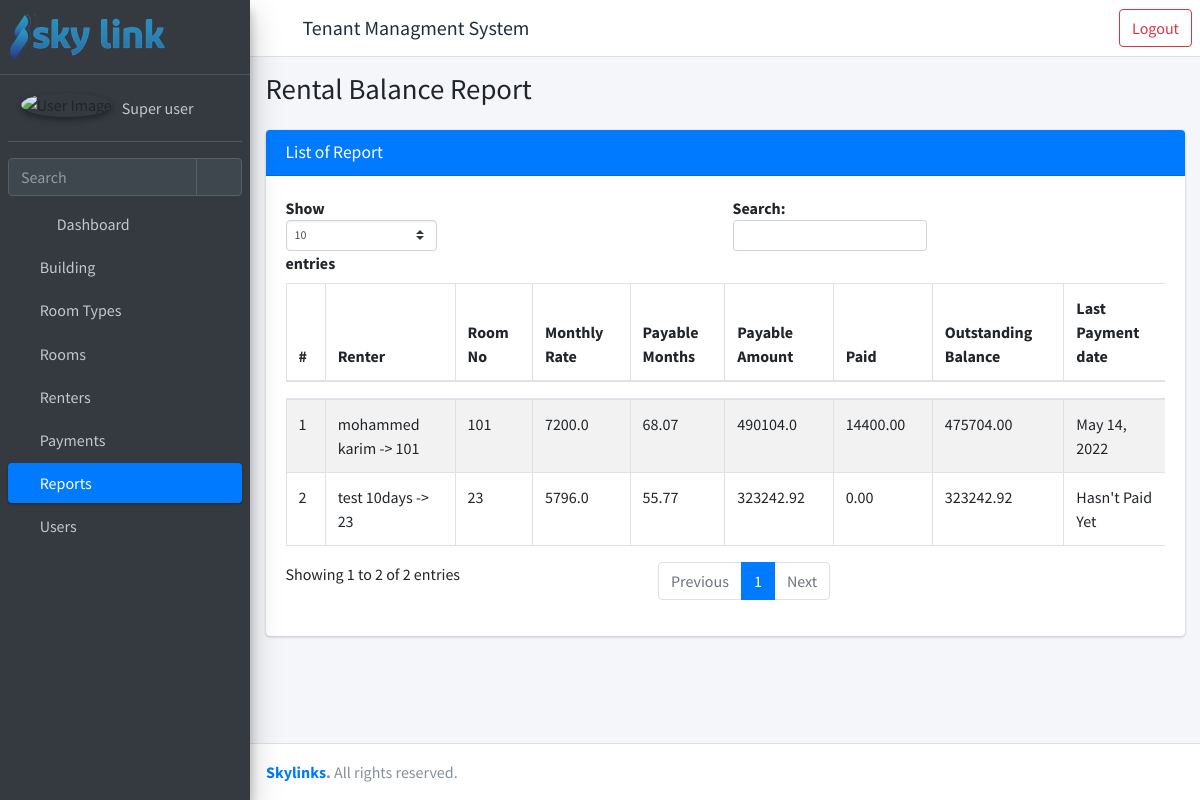
Before: /building/1/list-report/ (signed in) with the older database file.
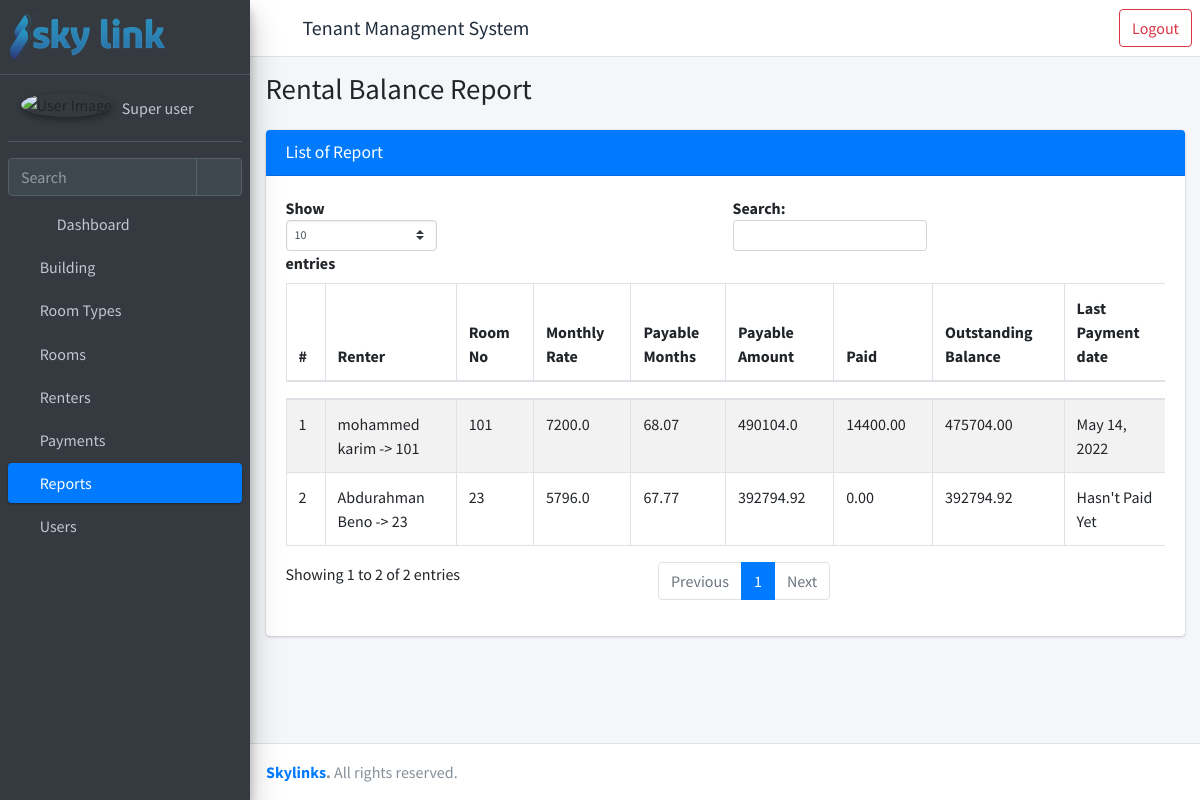
After: the same page with the newer database file.
### rent/models.py (models this page shows, shortened)
class Report(models.Model):
    renter = models.ForeignKey("rent.Renter", verbose_name=_("Invoice No."), on_delete=models.CASCADE)
    payable_month = models.DecimalField(_("Payable Month"), max_digits=20, decimal_places=2, default=0)
    payable_amount = models.DecimalField(_("Payable Amount"), max_digits=10, decimal_places=2, default=0)
    total_paid = models.DecimalField(_("Total Paid"), max_digits=10, decimal_places=2, default=0, editable=False)
    def total_paid_calculator(self) -> Decimal:
        amount = self.payment_set.all().aggregate(Sum('amount'))
        if amount.get('amount__sum') is None:
            return Decimal(0)
        return amount.get('amount__sum') + self.renter.deposited_amount
    @property
    def monthly_rate(self) -> float:
        return float(self.renter.room.total_price)
    @property
    def payable_months_value(self) -> float:
        date= rel(timezone.localtime().now(), self.renter.date_admitted)
        year=date.years
        months = date.months
        days = date.days
        total_months = (year*12)+(months)+(days/30)
        return round(total_months,2)
    @property
    def payable_amount_value(self):
        return round(self.payable_months_value * self.monthly_rate, 2)
    @property
    def outstanding_balance(self):
        return round(self.payable_amount - self.total_paid, 2)
    @property
    def last_paid_date(self):
        queryset = self.payment_set.all().order_by("-created_date")
        if queryset :
            return queryset[0].paid_date
        else:
            return "Hasn't Paid Yet"
    def save(self):
        self.payable_month = self.payable_months_value
        self.payable_amount = self.payable_amount_value
        self.total_paid = self.total_paid_calculator()
        return super().save()

class Renter(models.Model) :
    first_name = models.CharField(_("First Name"), max_length=30)
    last_name = models.CharField(_("Last Name"), max_length=30)
    phone = models.CharField(_("Phone number"), max_length=30)
    id_no = models.CharField(_("ID No."), max_length=50)
    deposited_amount = models.DecimalField(_("Deposited Amount"), max_digits=15, decimal_places=2, default=0)
    date_admitted = models.DateField(_("Date Admitted"), default=timezone.now)
    room = models.ForeignKey("rent.Room", verbose_name=_("Room"), on_delete=models.PROTECT, related_name="rents")
    chat_id = models.CharField(_("Chat ID"), max_length=50 ,default= 0)
    is_rented = models.BooleanField(_("Is Rented"), default=True)
    date_left = models.DateField(_("Date Field"), blank=True, null=True)
    created_by = models.ForeignKey(settings.AUTH_USER_MODEL, verbose_name=_("Created By"), on_delete=models.PROTECT, related_name="created_by_renter")
    created_date = models.DateTimeField(_("Created Date"), auto_now_add=True)
    updated_by = models.ForeignKey(settings.AUTH_USER_MODEL, verbose_name=_("Updated By"), on_delete=models.PROTECT, related_name="updated_by_renter")
    updated_date = models.DateTimeField(_("Updated Date"), auto_now=True)
    def full_name(self) -> str:
        return self.first_name + ' ' + self.last_name
    def __str__(self) -> str:
        return self.full_name() + f' -> {self.room}'

class Room(models.Model):
    building = models.ForeignKey("rent.Building", verbose_name=_("Building"), on_delete=models.PROTECT)
    floor_no = models.PositiveIntegerField(_("Floor No."))
    room_type = models.ForeignKey("rent.RoomType", verbose_name=_("Room Type"), on_delete=models.PROTECT)
    room_no = models.CharField(_("Room No."),max_length=10)
    width = models.DecimalField(_("Room Width"), max_digits=5, decimal_places=2, blank=True, null=True)
    length = models.DecimalField(_("Room Length"), max_digits=5, decimal_places=2, blank=True, null= True)
    area = models.DecimalField(_("Area"), max_digits=10, decimal_places=2)
    price_msq = models.DecimalField(_("Price per MSq"), max_digits=10, decimal_places=2)
    status = models.CharField(_("Status"), max_length=50, choices=STATUS_CHOICES, default="vacant")
    total_price = models.DecimalField(_("Total Price"), max_digits=10, decimal_places=2)
    is_active = models.BooleanField(default=True)
    created_by = models.ForeignKey(settings.AUTH_USER_MODEL, verbose_name=_("Created By"), on_delete=models.PROTECT, related_name="created_by_room")
    created_date = models.DateTimeField(_("Created Date"), auto_now_add=True)
    updated_by = models.ForeignKey(settings.AUTH_USER_MODEL, verbose_name=_("Updated By"), on_delete=models.PROTECT, related_name="updated_by_room")
    updated_date = models.DateTimeField(_("Updated Date"), auto_now=True)
    def __str__(self) -> str:
        return self.room_no

### rent/views.py (the view)
# urls.py: path("building/<int:pk>/list-report/", views.ReportListView.as_view(), name= "list-reports"),
class ReportListView(LoginRequiredMixin, ReportViewPermissionMixin, ListView):
    model = Report
    template_name = "rent/list-report.html"
    def get_context_data(self, **kwargs):
        context = super().get_context_data(**kwargs)
        context["title"] = " Rental Balance Report"
        context["open"] = "report"
        context['obj_model'] = "report"
        return {**context, **permissions(self.request)}
    def get_queryset(self):
        querset = Report.objects.filter(renter__room__building__id=self.kwargs.get('pk'))
        for object in querset.filter(renter__is_rented = True ):
            object.save() # make this using crone jobs
        return querset

### templates/rent/list-report.html (shortened to what this page needs)
{% extends 'rent/homepage.html' %}
{% load static %}
{% block main_page %}
<div class="content">
    <div class="container-fluid">
        <div class="card">
            <div class="card-header bg-primary">
                <h3 class="card-title ">List of {{ obj_model.capitalize }}</h3>
            </div>
            <div class="card-body">
                <table id="example1" class="table table-bordered table-striped">
                    <thead>
                            <tr>
                                <th>#</th>
                                <th>Renter</th>
                                <th>Room No</th>
                                <th>Monthly Rate</th>
                                <th>Payable Months</th>
                                <th>Payable Amount</th>
                                <th>Paid</th>
                                <th>Outstanding Balance</th>
                                <th>Last Payment date</th>
                            </tr>
                        </thead>
                        <tbody>
                        {% if object_list.count > 0 %}
                            {% for data in object_list %}
                                <tr>
                                    <td>{{ forloop.counter }}</td>
                                    <td>{{ data.renter }}</td>
                                    <td>{{ data.renter.room }}</td>
                                    <td>{{ data.monthly_rate }}</td>
                                    {% if data.renter.is_rented %}
                                        <td>{{ data.payable_months_value }}</td>
                                        <td>{{ data.payable_amount_value }}</td>
                                    {% else %}
                                        <td>{{ data.payable_month }}</td>
                                        <td>{{ data.payable_amount }}</td>
                                    {% endif %}
                                    <td>{{ data.total_paid }}</td>
                                    <td>{{ data.outstanding_balance }}</td>
                                    <td>{{ data.last_paid_date }}</td>
                                </tr>
                            {% endfor %}
                        {% else %}
                                <tr>
                                    <td colspan="9" class="dataTables_empty text-center" valign="top">No records found</td>
                                </tr>
                        {% endif %}
                            </tbody>
                        </table>
                    </div>
                </div>
            </div>
        </div>
        {% endblock main_page %}
        {% block scripts %}
        {% load static %}
        {% endblock scripts %}

Changed rows visible on the page:
changed Report "Hasn't Paid Yet": renter "test 10days -> 23" → "Abdurahman Beno -> 23"; payable_months_value "55.77" → "67.77"; payable_amount_value "323242.92" → "392794.92"; outstanding_balance "323242.92" → "392794.92"
